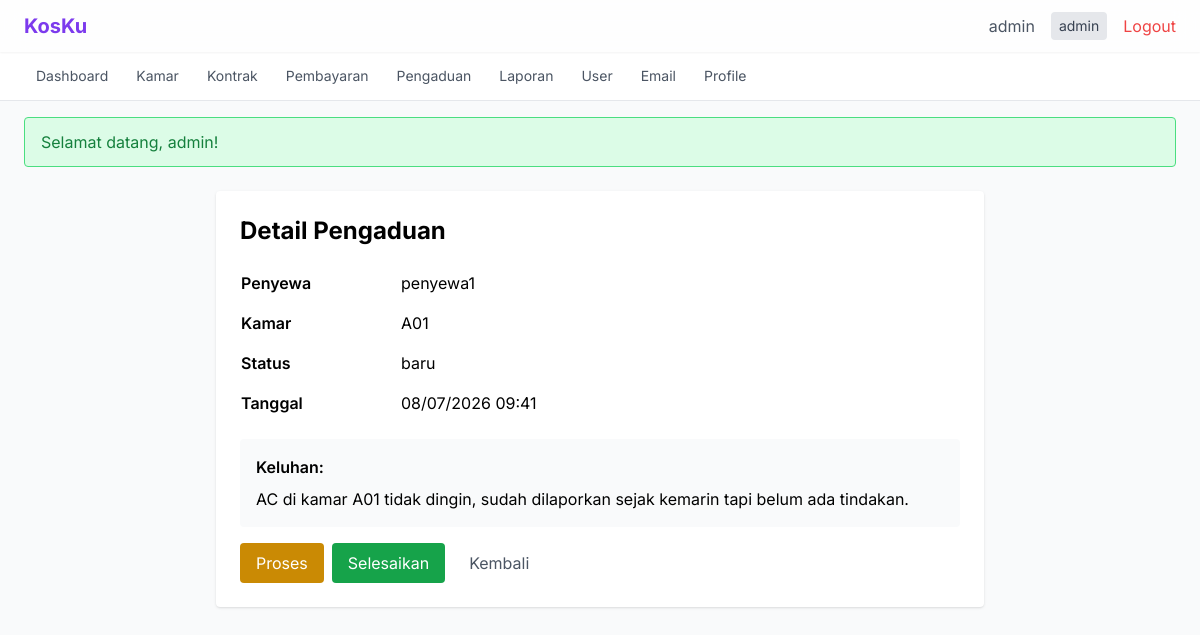
Page /pengaduan/detail/1 (signed in) on the committed database.
### tables this page shows
CREATE TABLE pengaduan (
    id INT AUTO_INCREMENT PRIMARY KEY,
    penyewa_id INT NOT NULL,
    kamar_id INT,
    keluhan TEXT NOT NULL,
    foto VARCHAR(255),
    status ENUM('baru', 'diproses', 'selesai') NOT NULL DEFAULT 'baru',
    respon TEXT,
    created_at TIMESTAMP DEFAULT CURRENT_TIMESTAMP,
    FOREIGN KEY (penyewa_id) REFERENCES users(id) ON DELETE CASCADE,
    FOREIGN KEY (kamar_id) REFERENCES kamar(id) ON DELETE SET NULL
);

CREATE TABLE users (
    id INT AUTO_INCREMENT PRIMARY KEY,
    username VARCHAR(50) NOT NULL UNIQUE,
    email VARCHAR(100) NOT NULL UNIQUE,
    password VARCHAR(255) NOT NULL,
    role ENUM('admin', 'pemilik', 'penyewa') NOT NULL DEFAULT 'penyewa',
    no_telepon VARCHAR(20),
    alamat TEXT,
    created_at TIMESTAMP DEFAULT CURRENT_TIMESTAMP
);

CREATE TABLE kamar (
    id INT AUTO_INCREMENT PRIMARY KEY,
    nomor_kamar VARCHAR(10) NOT NULL UNIQUE,
    tipe VARCHAR(50),
    harga DECIMAL(12,2) NOT NULL,
    kapasitas INT DEFAULT 1,
    fasilitas TEXT,
    status ENUM('tersedia', 'terisi', 'maintenance') NOT NULL DEFAULT 'tersedia',
    foto VARCHAR(255),
    created_at TIMESTAMP DEFAULT CURRENT_TIMESTAMP
);

### src/Controllers/PengaduanController.php (called while the page is built, shortened)
<?php
class PengaduanController
{
    private Pengaduan $pengaduan;
    public function __construct()
    {
        $this->pengaduan = new Pengaduan();
    }
    public function detail(int $id): void
    {
        $data = $this->pengaduan->find($id);
        require_once __DIR__ . '/../../views/pengaduan/detail.php';
    }
}

### public/index.php (called while the page is built, shortened)
<?php
$requestUri = $_SERVER['REQUEST_URI'] ?? '/';
$requestUri = parse_url($requestUri, PHP_URL_PATH);
$requestUri = ltrim($requestUri, '/');
$url = !empty($requestUri) ? $requestUri : ($_GET['url'] ?? '');
$url = rtrim($url, '/');
$url = filter_var($url, FILTER_SANITIZE_URL);
$url = explode('/', $url);
$controllerName = !empty($url[0]) ? ucfirst($url[0]) . 'Controller' : 'AuthController';
$defaultMethod = $controllerName === 'AuthController' ? 'login' : 'index';
$methodName = $url[1] ?? $defaultMethod;
$params = array_slice($url, 2);
$controller = new $controllerClass();
call_user_func_array([$controller, $methodName], $params);

### src/Models/Pengaduan.php (called while the page is built, shortened)
<?php
class Pengaduan
{
    private PDO $db;
    public function __construct()
    {
        $this->db = Database::getConnection();
    }
    public function find(int $id): array|false
    {
        $sql = "SELECT a.*, u.username as nama_penyewa, u.email, u.no_telepon,
                       km.nomor_kamar
                FROM pengaduan a
                JOIN users u ON a.penyewa_id = u.id
                LEFT JOIN kamar km ON a.kamar_id = km.id
                WHERE a.id = ?";
        $stmt = $this->db->prepare($sql);
        $stmt->execute([$id]);
        return $stmt->fetch();
    }
}

### config/database.php (called while the page is built, shortened)
<?php
class Database
{
    private static ?PDO $instance = null;
    private static string $host = 'localhost';
    private static string $dbname = 'kos_management';
    private static string $user = 'root';
    private static string $pass = '';
    private static string $charset = 'utf8mb4';
    public static function getConnection(): PDO
    {
        if (self::$instance === null) {
            try {
                $dsn = "mysql:host=" . self::$host . ";dbname=" . self::$dbname . ";charset=" . self::$charset;
                self::$instance = new PDO($dsn, self::$user, self::$pass, [
                    PDO::ATTR_ERRMODE => PDO::ERRMODE_EXCEPTION,
                    PDO::ATTR_DEFAULT_FETCH_MODE => PDO::FETCH_ASSOC,
                    PDO::ATTR_EMULATE_PREPARES => false,
                ]);
            } catch (PDOException $e) {
                error_log("Database connection failed: " . $e->getMessage());
                http_response_code(500);
                require_once __DIR__ . '/../views/errors/500.php';
                exit;
            }
        }
        return self::$instance;
    }
}

### src/Helpers/Security.php (called while the page is built, shortened)
<?php
class Security
{
    public static function escapeHtml(string $data): string
    {
        return htmlspecialchars($data, ENT_QUOTES | ENT_HTML5, 'UTF-8');
    }
}

### views/pengaduan/detail.php (the view, shortened to what this page needs)
<?php
require_once __DIR__ . '/../../src/Helpers/Security.php';
require_once __DIR__ . '/../layouts/header.php'; ?>
<div class="max-w-3xl mx-auto bg-white rounded shadow p-6">
    <h1 class="text-2xl font-bold mb-4">Detail Pengaduan</h1>
    <table class="w-full mb-4">
        <tr><td class="font-semibold py-2 w-40">Penyewa</td><td><?= Security::escapeHtml($data['nama_penyewa']) ?></td></tr>
        <tr><td class="font-semibold py-2">Kamar</td><td><?= Security::escapeHtml($data['nomor_kamar'] ?? '-') ?></td></tr>
        <tr><td class="font-semibold py-2">Status</td><td><?= Security::escapeHtml($data['status']) ?></td></tr>
        <tr><td class="font-semibold py-2">Tanggal</td><td><?= Security::escapeHtml(date('d/m/Y H:i', strtotime($data['created_at']))) ?></td></tr>
    </table>
    <div class="bg-gray-50 p-4 rounded mb-4">
        <h3 class="font-semibold mb-2">Keluhan:</h3>
        <p><?= nl2br(Security::escapeHtml($data['keluhan'])) ?></p>
    </div>
    <div class="mt-4 flex gap-2">
        <?php if (($_SESSION['user_role'] ?? '') !== 'penyewa'): ?>
            <?php if ($data['status'] == 'baru'): ?>
                <a href="/pengaduan/proses/<?= $data['id'] ?>" class="bg-yellow-600 text-white px-4 py-2 rounded">Proses</a>
            <?php endif; ?>
            <?php if ($data['status'] != 'selesai'): ?>
                <a href="/pengaduan/selesai/<?= $data['id'] ?>" class="bg-green-600 text-white px-4 py-2 rounded">Selesaikan</a>
            <?php endif; ?>
        <?php endif; ?>
        <a href="/pengaduan/index" class="text-gray-600 px-4 py-2">Kembali</a>
    </div>
</div>
<?php require_once __DIR__ . '/../layouts/footer.php'; ?>

### views/layouts/header.php (style rules this page uses)
body { font-family: 'Inter', sans-serif; }

### rows in the picture
pengaduan: penyewa.username "penyewa1", kamar.nomor_kamar "A01", status "baru", created_at "08/07/2026 09:41", keluhan "AC di kamar A01 tidak dingin, sudah dilaporkan sejak kemarin tapi belum ada tindakan."
